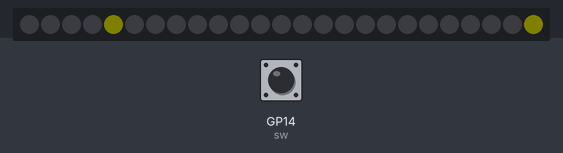
The program below on a simulated Raspberry Pi Pico running MicroPython. On the bench: 25 RGB LEDs in strip order, left to right. The inputs (shaded band) are chosen by the test bench; at power-on: GP14 (sw) HIGH. Dim RGB values are drawn brighter than linear.

Above: at 0.26 s.
At 7.06 s:
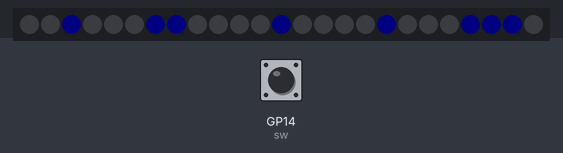
At 15.2 s:
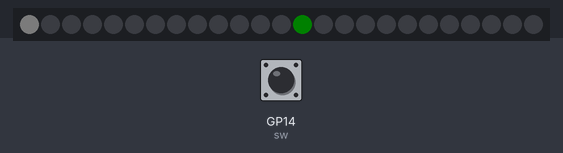
15.3 s: GP14 (sw) pulled LOW for 0.15 s
Timing chart, 0 to 18.3 s (numbered marks = the images above; inputs shaded):
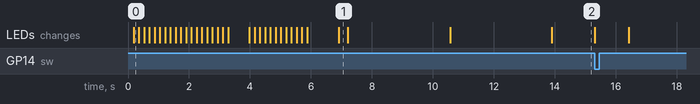

The program:

Zap_It.py
```python
# WS RP2040 'Zap it' Game
# Needs a button switch between GPIO 14 and GND
# Tony Goodhew 28th Aug 2023 (Author)
# How to play:
#   A white target runs round the edge of the display.
#   The player starts with 100 points and tries zap the target while it is
#   to the right of the red target marker.
#   If the player hits the button too early, too late or misses a rotation
#   past the target position a point is lost.
#   A hit is registered with the target turning yellow and a green pixel is lit.
#   A point lost is indicated by a short blue flash.
#   The score is shown at the end of the go.

import time
from machine import Pin
from neopixel import NeoPixel

# Set up 25 Neopixels on GPIO 16
np = NeoPixel(Pin(16), 25, bpp = 3) # bpp = bytes per pixel (GRB)

def clear():
    np.fill((0,0,0))
    np.write()

def wait(t):            # Delay t seconds
    time.sleep(t)

# =========== START OF FONT LIBRARY ===========
# Instructions:
# display(n,rr,gg,bb) # (ASCII value, red, green, blue)  = stationary character
# scroll(s,rr,gg,bb)  # (string, red, green, blue) = Scrolled message

# Character codes ASCII 32 - 127 5x5 pixels
# 5x5 font - Tony Goodhew 26th August 2023 (author)
# 5 columns of 5 bits = LSBs [@ == 00000]
q = [
    "@@@@@", #    32
    "@@]@@", #  ! 33
    "@X@X@", #  " 34
    "J_J_J", #  # 35
    "IU_UR", #  $ 36
    "QBDHQ", #  % 37
    "JUJA@", #  & 38
    "@@X@@", #  ' 39
    "@NQ@@", #  ( 40
    "@@QN@", #  ) 41
    "@J~J@", #  * 42
    "@DND@", #  + 43
    "@@BC@", #  , 44
    "@DDD@", #  - 45
    "@@A@@", #  . 46
    "ABDHP", #  / 47
    "NQQN@", #  0 48
    "@I_A@", #  1 49
    "IS_I@", #  2 50
    "UUUJ@", #  3 51
    "^BGB@", #  4 52
    "]UUR@", #  5 53
    "NUUF@", #  6 54
    "PSTX@", #  7 55
    "JUUJ@", #  8 56
    "LUUN@", #  9 57
    "@@E@@", #  : 58
    "@@BC@", #  ; 59
    "DJQ@@", #  < 60
    "@JJJ@", #  = 61
    "@QJD@", #  > 62
    "HPUH@", #  ? 63
    "_QUU]", #  @ 64
    "OTTO@", #  A 65
    "_UUJ@", #  B 66
    "NQQQ@", #  C 67
    "_QQN@", #  D 68
    "_UUQ@", #  E 69
    "_TTP@", #  F 70
    "NQUV@", #  G 71
    "_DD_@", #  H 72
    "@@_@@", #  I 73
    "BAA^@", #  J 74
    "_DJQ@", #  K 75
    "_AAA@", #  L 76
    "_HDH_", #  M 77
    "_HD_@", #  N 78
    "NQQN@", #  O 79
    "_TTH@", #  P 80
    "NQSO@", #  Q 81
    "_TVI@", #  R 82
    "IUUR@", #  S 83
    "PP_PP", #  T 84
    "^AA^@", #  U 85
    "XFAFX", #  V 86
    "~C~C~", #  W 87
    "QJDJQ", #  X 88
    "PHGHP", #  Y 89
    "QSUY@", #  Z 90
    "@_Q@@", #  [ 91
    "PHDBA", #  \ 92
    "@Q_@@", #  ] 93
    "@HPH@", #  ^ 94
    "AAAA@", #  _ 95
    "@@X@@", #  ` 96
    "BUUO@", #  a 97
    "_EEB@", #  b 98
    "FIII@", #  c 99
    "BEE_@", #  d 100
    "NUUH@", #  e 101
    "@_TP@", #  f 102
    "HUUN@", #  g 103
    "@_DG@", #  h 104
    "@@W@@", #  i 105
    "@AAV@", #  j 106
    "_DJA@", #  k 107
    "@_A@@", #  l 108
    "OHDHO", #  m 109
    "@GDG@", #  n 110
    "FIIF@", #  o 111
    "OJJD@", #  p 112
    "DJJG@", #  q 113
    "OHHD@", #  r 114
    "IUUR@", #  s 115
    "@H_I@", #  t 116
    "NAAN@", #  u 117
    "HFAFH", #  v 118
    "LCLCL", #  w 119
    "@JDJ@", #  x 120
    "@LEO@", #  y 121
    "@KMI@", #  z 122
    "@DNQ@", #  { 123
    "@_@@@", #  | 124
    "@QND@", #  } 125
    "HPHP@", #  ~ 126
    "@HTH@", #    127
    ]

# This procedure converts the font codes to a string
# of 25 ones and zeros characters - 5 cols of 5 rows
def decode(qq):
    powers = [16,8,4,2,1]
    str25 = ""
    for p in range(5):
        n = ord(qq[p])
        if n == 126:
            n = 92 # replace ~ with \
        str5 = ""
        for c in range(5):
            if ((powers[c] & n)/powers[c]) == 1:
                str5 = str5 + "1"
            else:
                str5 = str5 + "0"
        str25 = str25 + str5
    return str25

# Display a single character
def display(n,rr,gg,bb): # ASCII value, red, green blue
    qq = decode(q[n])    # get coded character pattern
    clear()              # Clear the display to BLACK
    for c in range(5):      # Loop through the 5 columns
        for r in range(5):  # Loop through the rows
            cc = qq[r + 5 * c] # current 'bit' at (c, r) coordinate
            if cc == "1":      # Is current 'bit' a one?
                np[5 * r + c] = (gg,rr,bb) # If so, set to colour
    np.write()  # Update the display

# Display a 'frame' of 25 bits - Used in scroll
def display_frame(ss,rr,gg,bb): # Message string of chars and colour
    clear()
    for c in range(5):          # Columns
        for r in range(5):      # Rows
            cc = ss[r + 5 * c]  # Get the 'bit' at (c,r)
            if cc == "1":       # Is it a one?
                np[5 * r + c] = (gg,rr,bb) # If so, set to colour
    np.write()          # Update display

def scroll(s,rr,gg,bb):
    long = ""
    s = " " + s + "  "           # Add a space character at the end
    l = len(s)                   # Length of string
    for p in range(l):           # Loop through the characters
        i = ord(s[p])-32         # Adjusted ASCII No of character
        temp = decode(q[i])      # get coded character code
        long = long + temp       # Concatenate char to long string
        last5 = temp[-5:]        # Get last 5 characters
        if last5 != "00000":     # Is there a "1" in last column?
            long = long +"00000" #   If so, add an extra space column (W and M are wider)

    # We now have a very long string of ones and zeros to send to
    # the display in small 'frames' of 25 bits each to fill the pixels

    p = 0
#    print(s," Buffer: ",len(long))
    while p < len(long)-25:           # Have we reached the end?
        frame = long[p:p + 25]        # Extract the 'frame' of 25 bits
        display_frame(frame,rr,gg,bb) # Show the frame on the Neopixels
        p = p + 5                     # Move pointer forward by 1 column
        wait(0.17)                    # Short delay - reduce to speed up scrolling
# ========== END OF FONT LIBRARY =============

# ======= MAIN ===================
sw = Pin(14, Pin.IN,Pin.PULL_UP)      # Set up button - Zero when pressed
# Title
scroll("Zap it",5,5,0)
clear()
np.write()
score = 0            # Targets zapped!
opps = 0             # Zap opportunities = pass the target area
p = 0                # Position of target on circuit (0-15)
errors = 0
err = 0
running = True       # Loop control variable
loops = 4000         # Delay loop variable - reduce to increase speed - harder!
route = [10,5,0,1,2,3,4,9,14,19,24,23,22,21,20,15] # By pixel numbers
p = 0
err = 0
while score < 3:     # You have 3 goes
    running = True
    display(17 + score,0,0,5) # Display the 'Go' number - 1 to 3
    np.write()
    time.sleep(0.3)
    clear()
    np[13] = (0,5,0)     # Display Red 'Target marker'
    if score > 0:
        np[6] = (3,0,0)
    if score == 2:
        np[7] =(3,0,0)
    np.write
    while running:
        np[route[p]] = (3,3,3) # White target
        np.write()
        for w in range(loops):
            if sw.value() == 0:            # Read switch
                if p != 8 :                # Off target ?
                    # Missed! - too early or too late
                    err = 1                # Increment errors
                    np[16] = (0,0,5)       # Err Flag set - blue
                    np.write()
                if (p == 8) and (err == 0):# On target?
                    # Zapped!
                    w = loops+10 #         # Halt w loop
                    running = False        # Halt outer loop
                    np[14] = (5,5,0)       # Hit flag set  = yellow
                    score = score + 1           # Increment score
                    np[score + 5] = (3,0,0)     # Hit score incremented - green
                    np.write()
                    time.sleep(1)
        if p == 8:
            opps = opps + 1                # Increment opportunities counter
        np[route[p]] = (0,0,0)             # Clear current target position
        np.write()
        p = (p + 1) % 16                   # Increment loop pointer
        if p == 0:
            errors = errors + err          # Update errors
            err = 0
            np[16] = (0,0,0)               # Turn off blue err flag

    np.write()

print(score, opps, errors)
result = 103 - opps - errors
print(result)
scroll("Score: " + str(result),5,5,0)
```
